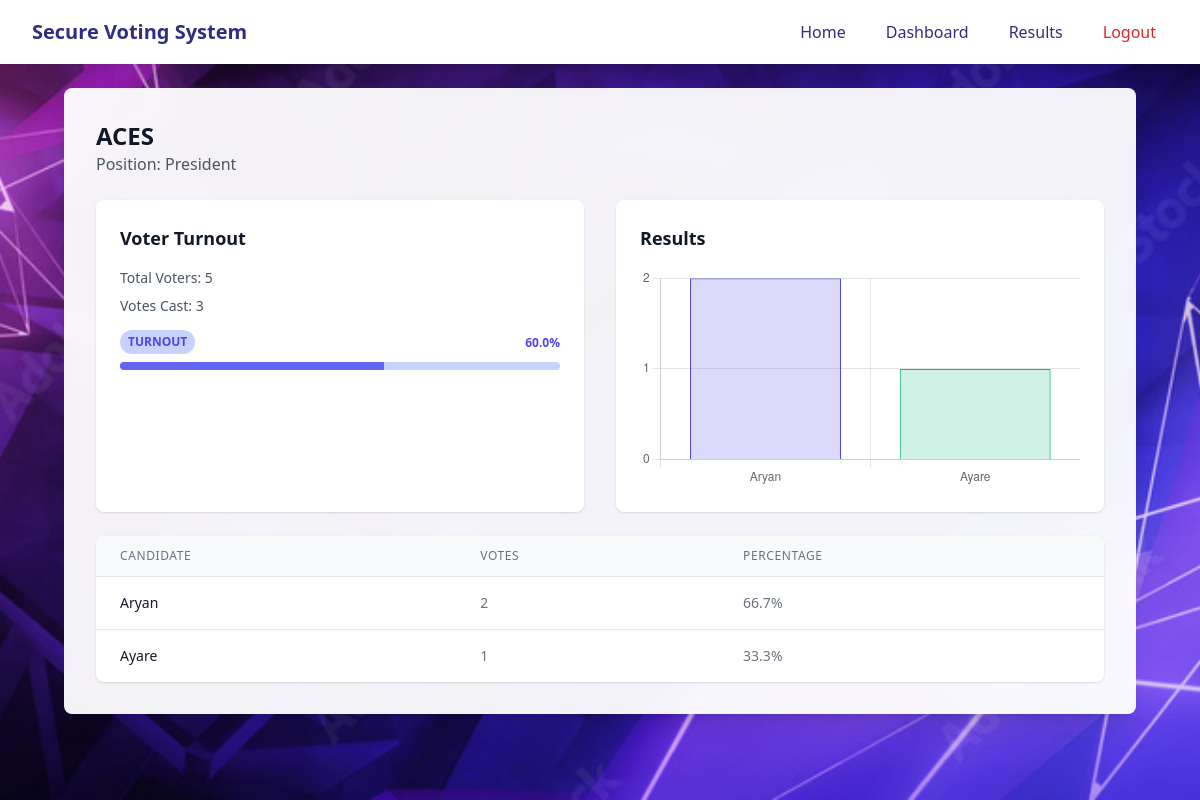
The app's page /admin/results (signed in) with its own data.
### app.py (models this page shows)
class Election(db.Model):
    id = db.Column(db.Integer, primary_key=True)
    title = db.Column(db.String(100), nullable=False, unique=True)
    position = db.Column(db.String(100), nullable=False)
    is_active = db.Column(db.Boolean, default=True)
    created_at = db.Column(db.DateTime, default=datetime.utcnow)
    candidates = db.relationship('Candidate', backref='election', lazy=True)
    voter_keys = db.relationship('VoterKey', backref='election', lazy=True)

class Candidate(db.Model):
    id = db.Column(db.Integer, primary_key=True)
    name = db.Column(db.String(100), nullable=False)
    votes = db.Column(db.Integer, default=0)
    election_id = db.Column(db.Integer, db.ForeignKey('election.id'), nullable=False)

### app.py (the view)
@app.route('/admin/results')
@admin_required
def admin_results():
    elections_data = {}
    elections = Election.query.all()
    for election in elections:
        total_voters = len(election.voter_keys)
        votes_cast = Vote.query.filter_by(election_id=election.id).count()
        turnout_percentage = (votes_cast / total_voters * 100) if total_voters > 0 else 0
        candidates_data = []
        for candidate in election.candidates:
            vote_percentage = (candidate.votes / votes_cast * 100) if votes_cast > 0 else 0
            candidates_data.append({
                'name': candidate.name,
                'votes': candidate.votes,
                'percentage': round(vote_percentage, 1)
            })
        elections_data[election.title] = {
            'position': election.position,
            'total_voters': total_voters,
            'votes_cast': votes_cast,
            'turnout_percentage': round(turnout_percentage, 1),
            'candidates': candidates_data
        }
    return render_template('admin/results.html', elections=elections_data)

### app.py (called while the page is built)
def admin_required(f):
    @functools.wraps(f)
    def decorated_function(*args, **kwargs):
        if not session.get('is_admin'):
            flash('Please log in as admin first.')
            return redirect(url_for('admin_login'))
        return f(*args, **kwargs)
    return decorated_function

### templates/admin/results.html
{% extends "layout.html" %}
{% block page_background %}bg-results{% endblock %}
{% block content %}
<div class="max-w-7xl mx-auto px-4 sm:px-6 lg:px-8">
    {% if not elections %}
    <div class="glass-effect rounded-lg shadow-xl p-8 text-center">
        <h2 class="text-2xl font-bold text-gray-900 mb-4">No Elections Found</h2>
        <p class="text-gray-600">There are no elections in the system yet.</p>
    </div>
    {% else %}
    <div class="space-y-8">
        {% for title, data in elections.items() %}
        <div class="glass-effect rounded-lg shadow-xl p-8">
            <div class="mb-6">
                <h2 class="text-2xl font-bold text-gray-900">{{ title }}</h2>
                <p class="text-gray-600">Position: {{ data.position }}</p>
            </div>
            <div class="grid grid-cols-1 md:grid-cols-2 gap-8 mb-6">
                <div class="bg-white rounded-lg p-6 shadow">
                    <h3 class="text-lg font-semibold text-gray-900 mb-4">Voter Turnout</h3>
                    <div class="space-y-2">
                        <p class="text-sm text-gray-600">Total Voters: {{ data.total_voters }}</p>
                        <p class="text-sm text-gray-600">Votes Cast: {{ data.votes_cast }}</p>
                        <div class="relative pt-1">
                            <div class="flex mb-2 items-center justify-between">
                                <div>
                                    <span class="text-xs font-semibold inline-block py-1 px-2 uppercase rounded-full text-indigo-600 bg-indigo-200">
                                        Turnout
                                    </span>
                                </div>
                                <div class="text-right">
                                    <span class="text-xs font-semibold inline-block text-indigo-600">
                                        {{ data.turnout_percentage }}%
                                    </span>
                                </div>
                            </div>
                            <div class="overflow-hidden h-2 mb-4 text-xs flex rounded bg-indigo-200">
                                <div style="width:{{ data.turnout_percentage }}%"
                                     class="shadow-none flex flex-col text-center whitespace-nowrap text-white justify-center bg-indigo-500">
                                </div>
                            </div>
                        </div>
                    </div>
                </div>
                <div class="bg-white rounded-lg p-6 shadow">
                    <h3 class="text-lg font-semibold text-gray-900 mb-4">Results</h3>
                    <canvas id="chart-{{ loop.index }}" class="w-full"></canvas>
                </div>
            </div>
            <div class="bg-white rounded-lg shadow overflow-hidden">
                <table class="min-w-full divide-y divide-gray-200">
                    <thead class="bg-gray-50">
                        <tr>
                            <th class="px-6 py-3 text-left text-xs font-medium text-gray-500 uppercase tracking-wider">
                                Candidate
                            </th>
                            <th class="px-6 py-3 text-left text-xs font-medium text-gray-500 uppercase tracking-wider">
                                Votes
                            </th>
                            <th class="px-6 py-3 text-left text-xs font-medium text-gray-500 uppercase tracking-wider">
                                Percentage
                            </th>
                        </tr>
                    </thead>
                    <tbody class="bg-white divide-y divide-gray-200">
                        {% for candidate in data.candidates %}
                        <tr>
                            <td class="px-6 py-4 whitespace-nowrap text-sm font-medium text-gray-900">
                                {{ candidate.name }}
                            </td>
                            <td class="px-6 py-4 whitespace-nowrap text-sm text-gray-500">
                                {{ candidate.votes }}
                            </td>
                            <td class="px-6 py-4 whitespace-nowrap text-sm text-gray-500">
                                {{ candidate.percentage }}%
                            </td>
                        </tr>
                        {% endfor %}
                    </tbody>
                </table>
            </div>
        </div>
        {% endfor %}
    </div>
    {% endif %}
</div>
{% endblock %}
{% block scripts %}
<script>
document.addEventListener('DOMContentLoaded', function() {
    {% for title, data in elections.items() %}
    new Chart(document.getElementById('chart-{{ loop.index }}').getContext('2d'), {
        type: 'bar',
        data: {
            labels: [{% for candidate in data.candidates %}'{{ candidate.name }}',{% endfor %}],
            datasets: [{
                label: 'Votes',
                data: [{% for candidate in data.candidates %}{{ candidate.votes }},{% endfor %}],
                backgroundColor: [
                    'rgba(79, 70, 229, 0.2)',
                    'rgba(16, 185, 129, 0.2)',
                    'rgba(245, 158, 11, 0.2)',
                    'rgba(239, 68, 68, 0.2)',
                    'rgba(139, 92, 246, 0.2)'
                ],
                borderColor: [
                    'rgba(79, 70, 229, 1)',
                    'rgba(16, 185, 129, 1)',
                    'rgba(245, 158, 11, 1)',
                    'rgba(239, 68, 68, 1)',
                    'rgba(139, 92, 246, 1)'
                ],
                borderWidth: 1
            }]
        },
        options: {
            responsive: true,
            scales: {
                y: {
                    beginAtZero: true,
                    ticks: {
                        stepSize: 1
                    }
                }
            },
            plugins: {
                legend: {
                    display: false
                }
            }
        }
    });
    {% endfor %}
});
</script>
{% endblock %}

### templates/layout.html (shortened to what this page needs)
<!DOCTYPE html>
<html lang="en">
<head>
    <script src="https://cdn.tailwindcss.com"></script>
</head>
<body>
    <nav class="glass-effect text-indigo-900 shadow-lg sticky top-0 z-50">
        <div class="max-w-7xl mx-auto px-4 sm:px-6 lg:px-8">
            <div class="flex items-center justify-between h-16">
                <a href="{{ url_for('index') }}" class="font-bold text-xl hover:text-indigo-600 transition-colors">
                    Secure Voting System
                </a>
                <div class="flex space-x-4">
                    <a href="{{ url_for('index') }}"
                       class="hover:bg-indigo-100 px-3 py-2 rounded-md transition-colors">Home</a>
                    {% if session.get('is_admin') %}
                        <a href="{{ url_for('admin_dashboard') }}"
                           class="hover:bg-indigo-100 px-3 py-2 rounded-md transition-colors">Dashboard</a>
                        <a href="{{ url_for('admin_results') }}"
                           class="hover:bg-indigo-100 px-3 py-2 rounded-md transition-colors">Results</a>
                        <a href="{{ url_for('admin_logout') }}"
                           class="hover:bg-red-100 text-red-600 px-3 py-2 rounded-md transition-colors">Logout</a>
                    {% endif %}
                </div>
            </div>
        </div>
    </nav>
    <div class="content-wrapper {% block page_background %}bg-home{% endblock %} bg-gradient">
        <main class="max-w-7xl mx-auto py-6 sm:px-6 lg:px-8">
            {% block content %}{% endblock %}
        </main>
    </div>
    {% block scripts %}{% endblock %}
</body>
</html>

### templates/layout.html (style rules this page uses)
.bg-gradient { background: linear-gradient(135deg, rgba(79, 70, 229, 0.1) 0%, rgba(16, 185, 129, 0.1) 100%); }
.glass-effect { background: rgba(255, 255, 255, 0.95); backdrop-filter: blur(10px); -webkit-backdrop-filter: blur(10px); }
.content-wrapper { min-height: calc(100vh - 4rem); background-size: cover; background-position: center; background-attachment: fixed; transition: background-image 0.5s ease-in-out; }
.bg-results { background-image: url('/static/images/1000_F_505411447_QXWFy4TNpjXh1kp.png'); }

### records on screen
Election: title "ACES", position "President", total_voters "5", votes_cast "3", turnout_percentage "60.0"
Candidate: name "Aryan", votes "2", percentage "66.7"
Candidate: name "Ayare", votes "1", percentage "33.3"

### other values on screen
chart data {{ candidate.name }} Aryan, Ayare
chart data {{ candidate.votes }} 2, 1
